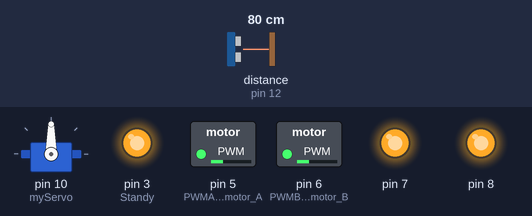
Bench run of a sketch on a simulated Arduino Uno, built with avr-gcc and run on an emulated ATmega328P. Shown: servo, switched loads named in the sketch (green lamp = pin HIGH), output pins drawn as LEDs (lit = HIGH). Wiring (inferred from the names in the program): ultrasonic range finder: trigger pin 13; echo pin 12. The inputs (shaded band) are chosen by the test bench; at power-on: distance to the obstacle (sensor on pin 12) 80 cm. The echo pulse lasts 58.3 µs per cm; pins used as bus, display or sensor lines are not drawn.

Above: at 1.8 s.
1.9 s: distance to the obstacle (sensor on pin 12) set to 39 cm
3.4 s: distance to the obstacle (sensor on pin 12) set to 32 cm
At 6.1 s:
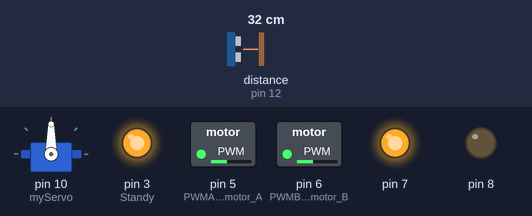
7.5 s: distance to the obstacle (sensor on pin 12) set to 60 cm
At 8.8 s:
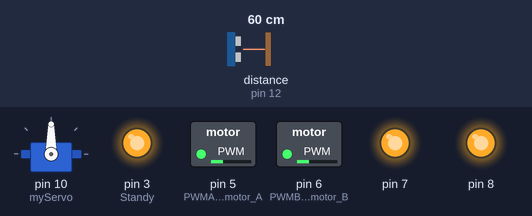
9.1 s: distance to the obstacle (sensor on pin 12) set to 2 cm
At 12.8 s:
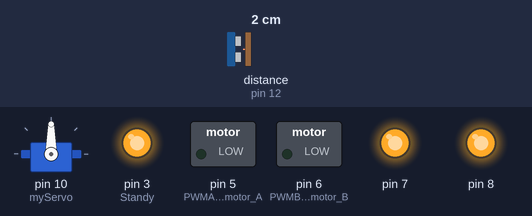
Timing chart, 0 to 14.2 s (numbered marks = the images above; inputs shaded):
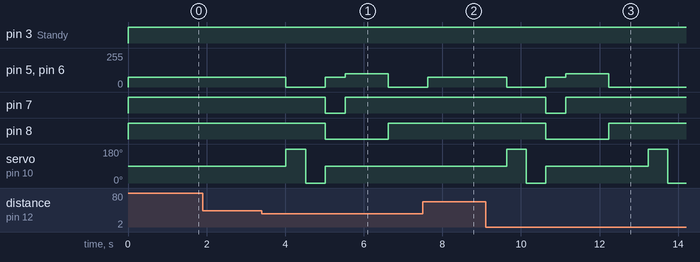

The sketch:

Obstical_Avoidance.ino
```cpp
/* This program controls the obstacle avoidance mode on the robotic car by using an ultrasonic sensor mounted on a servo motor.
The robot measures distance in front, to the left, to the right, and decodes how to move. If the path ahead is clear, it moves forward.
  If blocked, it scans left and right to choose a safe direction. If all directions are blocked, the robot reverses and rotates
  180 degrees to escape.
*/

#include <Servo.h> // include the servo external library
Servo myServo ; // create servo object
// definining the ultrasonic trigger pin to pin 13 and ultrasonic echo pin to pin 12
#define trigPin 13
#define echoPin 12

float distance; // variable to store distance
long duration; // variable to store duratio

  void setup() {
  pinMode(5,OUTPUT); // PWMA speed motor A
  pinMode(7,OUTPUT); // AIN_1 Direction motor A
  pinMode(3,OUTPUT); // Standy
  pinMode(6,OUTPUT); //  PWMB speed motor B
  pinMode(8,OUTPUT); // BIN_1 direction motor B
  pinMode(echoPin, INPUT); // setting echopin as an input
  pinMode(trigPin, OUTPUT); // setting trigger pin as an output
  Serial.begin(9600);
  myServo.attach(10); // attaching the servo motor to pin 10
  }


void loop() {
    float distance = GetDistance(); // mesure distance in fron

    if (distance > 35) { // if front is clear
Forward(75);       // Move forward at speed 75
ServoStraight();   // Keep servo straight
    }
    else { // Front blocked
Stop(); //stop the car
ServoLeft();       // Check left side

delay(500);        // Small delay to stabilize sensor
float leftDistance = GetDistance(); // measure left

        if (leftDistance > 35) { // if left clear
            ServoStraight(); // turn servo straight
            Left(75); // move left
        }
        else { // Left blocked
            ServoRight();   // Check right side
            delay(500);
            float rightDistance = GetDistance(); // measure right

            if (rightDistance > 35) { // if right clear
                ServoStraight(); // move servo straight
                Right(75); // move diagonally right forward
            }
            else { // All blocked
                ServoStraight(); // move sero straight
                Backward(75);    // Move backward
                delay(500);
                Left(100); // Rotate 180° in place
                delay(1100);     // Adjust timing to rotate 180°
                Stop(); //stop the car
            }
        }
    }

    delay(1000); // small delay before next loop
}
void ServoLeft(){
  myServo.write(180); // rotate servo left means rotate it to 180 degrees
}

void ServoRight(){
  myServo.write(0); //rotate servo right means rotate it to 0 degrees
}

void ServoStraight(){
  myServo.write(90); // rotate servo straight means rotate it to 90 degrees
}

float GetDistance(){
  digitalWrite(trigPin,LOW); //make sure trigger is low
delayMicroseconds(2);

digitalWrite(trigPin, HIGH); // send ultrasonic pulse
delayMicroseconds(10);

digitalWrite(trigPin, LOW);

duration = pulseIn (echoPin, HIGH); //read echo pulse
return (duration *0.0343) / 2; // return the calculation to get the distance in cm
}


void Forward ( int x) {
analogWrite(5,x); // Motor A speed = x
digitalWrite(7,1); // Motor A direction forward
analogWrite(6,x);// Motor B speed = x
digitalWrite(8,1);// Motor B direction forward
digitalWrite(3,1); // Enable motor driver (STBY)
 }

void Backward ( int x){
analogWrite(5,x); // Motor A speed = x
digitalWrite(7,0); // Motor A direction forward
analogWrite(6,x); // Motor B speed = x
digitalWrite(8,0); // Motor B direction forward
digitalWrite(3,1); // Enable motor driver (STBY)
}

void Left ( int x){
analogWrite(5,x); // Motor A speed = x
digitalWrite(7,1); // Motor A direction backward
analogWrite(6,x); // Motor B speed = x
digitalWrite(8,0); // Motor B direction backward
digitalWrite(3,1); // Enable motor driver (STBY)
}

void Right ( int x){
analogWrite(5,x); // Motor A speed = x
digitalWrite(7,0); // Motor A direction backward
analogWrite(6,x); // Motor B speed = x
digitalWrite(8,1); // Motor B direction forward
digitalWrite(3,1); // Enable motor driver (STBY)
}

void LeftForward ( float x){
  float y = x * 0.5; // setting the variable Y to half the value of X
analogWrite(5,x);// Motor A speed = x
digitalWrite(7,1);// Motor A direction forward
analogWrite(6,y); // Motor B speed = y
digitalWrite(8,1);// Motor B direction forward
digitalWrite(3,1); // Enable motor driver (STBY)
}

void LeftBackward ( float x){
  float y = x * 0.5;
analogWrite(5,x); // Motor A speed = x
digitalWrite(7,0); // Motor A direction backward
analogWrite(6,y); // Motor B speed = y
digitalWrite(8,0);// Motor B direction backward
digitalWrite(3,1); // Enable motor driver (STBY)
}

void RightForward ( float x){
  float y = x * 0.5;
analogWrite(5,y); // Motor A speed = y
digitalWrite(7,1); // Motor A direction forward
analogWrite(6,x); // Motor B speed = x
digitalWrite(8,1); // Motor B direction forward
digitalWrite(3,1); // Enable motor driver (STBY)
}

void RightBackward ( float x){
  float y = x * 0.5;
analogWrite(5,y); // Motor A speed = y
digitalWrite(7,0); // Motor A direction backward
analogWrite(6,x); // Motor B speed = x
digitalWrite(8,0); // Motor B direction backward
digitalWrite(3,1);// Enable motor driver (STBY)
}

void Stop (){
analogWrite(5,0); // Motor A speed = 0
digitalWrite(7,1);// Direction doesn't matter when speed = 0
analogWrite(6,0); // Motor B speed = 0
digitalWrite(8,1); // Direction doesn't matter
digitalWrite(3,1);// Enable motor driver (STBY)
}
```

Measured:
- the behaviour switches between 36 and 35 cm on distance to the obstacle (sensor on pin 12) (found by bisection; images 0 and 1)
- after the input at 1.9 s, every drawn part: stays the same
- after the input at 3.4 s, pin 5 (PWMA_speed_motor_A), pin 6 (PWMB_speed_motor_B): 75/255 → 0/255 after 0.62 s, → 75/255 1.0 s later, → 100/255 0.50 s later, → 0/255 1.1 s later
- after the input at 7.5 s, pin 5 (PWMA_speed_motor_A), pin 6 (PWMB_speed_motor_B): 0/255 → 75/255 after 0.13 s; pin 7, pin 8: stays HIGH (without the input it goes to LOW after 1.1 s); servo on pin 10 (myServo): stays 90° (without the input it goes to 180° after 0.13 s)
- after the input at 9.1 s, pin 5 (PWMA_speed_motor_A), pin 6 (PWMB_speed_motor_B): 75/255 → 0/255 after 0.53 s, → 75/255 1.0 s later, → 100/255 0.50 s later, → 0/255 1.1 s later
